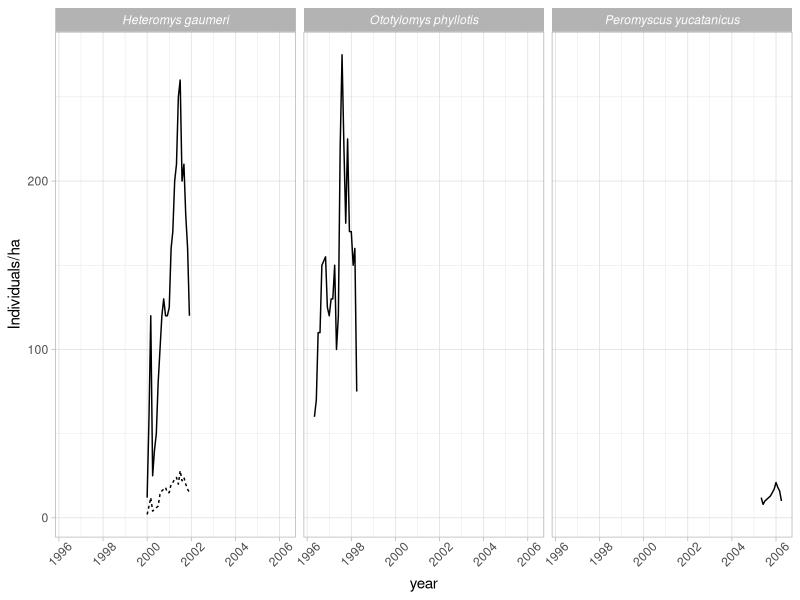

Generate this figure with R:
library(readxl)
library(ggplot2)
library(lubridate)

mice.data <- read_xlsx("Data/Rodent-populations.xlsx")
mice.data$Date <- dmy(paste0('0',1, ifelse(mice.data$Month < 10, '0', ''), mice.data$Month,'-', mice.data$Year))

p <-ggplot(mice.data) + geom_line(aes(x = Date, y = Density, linetype = as.factor(Paper))) +
  facet_wrap(~ Spp) +
  labs(x = "year", y = "Individuals/ha") +
  theme_light() +
  theme(strip.text.x = element_text(face = "italic"),
        axis.text.x = element_text(angle = 45, vjust = 0.7),
        legend.position = "none")


pdf("Results/Mice-density.pdf", width = 9, height = 4)
p
dev.off()
